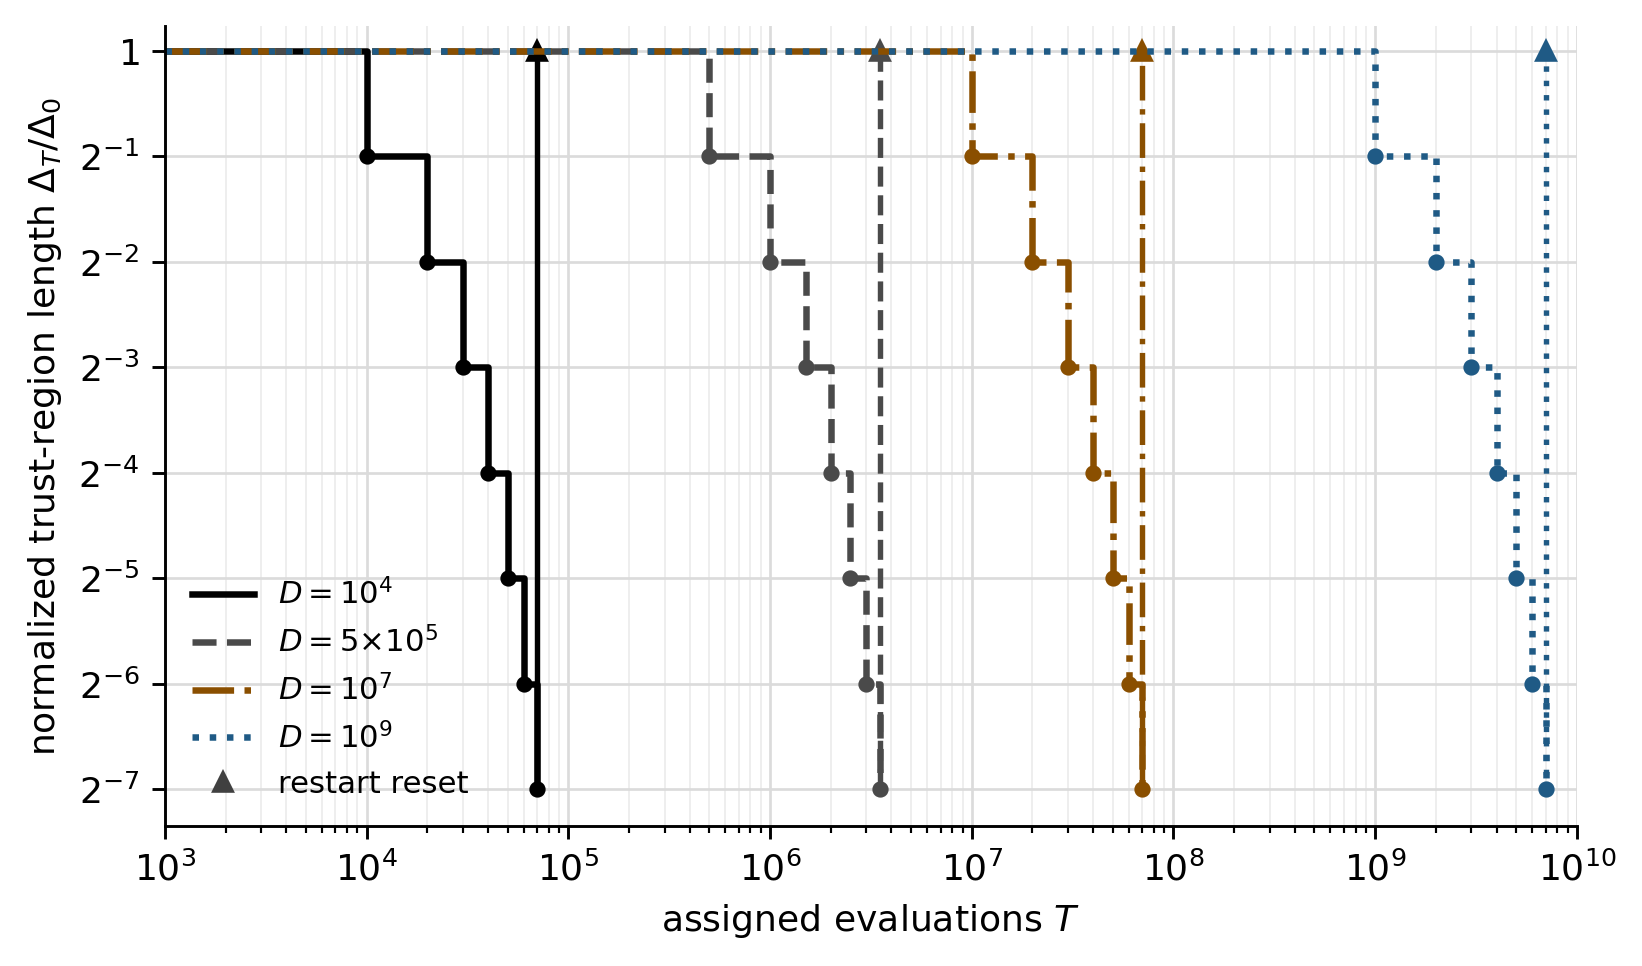

This figure's Python source:
"""Empirical all-failure TuRBO trust-region clock trace."""

from __future__ import annotations

import os
from pathlib import Path

os.environ.setdefault("MPLCONFIGDIR", "/private/tmp/yubo-matplotlib-cache")

import matplotlib

matplotlib.use("Agg")
import matplotlib.pyplot as plt
import numpy as np
from enn.turbo.config.turbo_tr_config import TurboTRConfig
from enn.turbo.turbo_trust_region import TurboTrustRegion


OUT = Path(__file__).with_suffix(".pdf")
OUT_PNG = Path(__file__).with_suffix(".png")
DIMS = (10_000, 500_000, 10_000_000, 1_000_000_000)
NUM_ARMS = 1
NUM_SHRINKS = 7


def _dim_label(num_dim: int) -> str:
    if num_dim == 10_000:
        return r"$D=10^4$"
    if num_dim == 500_000:
        return r"$D=5{\times}10^5$"
    if num_dim == 10_000_000:
        return r"$D=10^7$"
    if num_dim == 1_000_000_000:
        return r"$D=10^9$"
    return rf"$D={num_dim:g}$"


def failure_trace(num_dim: int) -> tuple[np.ndarray, np.ndarray, float]:
    """Return event-level trace and first restart time.

    The counter is advanced at event level so the diagnostic remains finite for
    D=1e9. The length update and restart predicate are the actual trust-region
    state transitions.
    """
    tr = TurboTrustRegion(TurboTRConfig(), num_dim)
    tr.validate_request(NUM_ARMS)
    if tr.failure_tolerance != num_dim:
        raise AssertionError((num_dim, tr.failure_tolerance))

    length0 = float(tr.length)
    x = [1_000.0]
    y = [1.0]
    assigned = 0

    for _ in range(NUM_SHRINKS):
        tr.failure_counter = tr.failure_tolerance - 1
        before = float(tr.length)
        tr._update_counters_and_length(improved=False)
        if not np.isclose(tr.length, 0.5 * before):
            raise AssertionError((num_dim, before, tr.length))
        assigned += tr.failure_tolerance
        x.append(assigned)
        y.append(float(tr.length) / length0)

    if not tr.needs_restart():
        raise AssertionError((num_dim, tr.length, tr.length_min))
    restart_at = float(assigned)
    tr.restart()
    if not np.isclose(tr.length / length0, 1.0):
        raise AssertionError((num_dim, tr.length, length0))

    return np.asarray(x, dtype=float), np.asarray(y, dtype=float), restart_at


def main() -> None:
    fig, ax = plt.subplots(figsize=(6.2, 3.6), constrained_layout=True)

    colors = ["#000000", "#4a4a4a", "#8a4f00", "#1f5a85"]
    linestyles = ["-", "--", "-.", ":"]

    for color, linestyle, num_dim in zip(colors, linestyles, DIMS):
        x, y, restart_at = failure_trace(num_dim)
        ax.step(
            x,
            y,
            where="post",
            color=color,
            linestyle=linestyle,
            linewidth=1.8,
            label=_dim_label(num_dim),
        )
        ax.plot(x[1:], y[1:], marker="o", linestyle="none", color=color, markersize=3.5)
        ax.vlines(restart_at, y[-1], 1.0, color=color, linestyle=linestyle, linewidth=1.5)
        ax.plot([restart_at], [1.0], marker="^", linestyle="none", color=color, markersize=5.0)

    ax.set_xscale("log")
    ax.set_yscale("log", base=2)
    ax.set_xlim(1_000, 10_000_000_000)
    ax.set_ylim(2 ** -7.35, 1.18)

    y_ticks = [2.0 ** (-k) for k in range(NUM_SHRINKS + 1)]
    y_labels = [r"$1$"] + [rf"$2^{{-{k}}}$" for k in range(1, NUM_SHRINKS + 1)]
    ax.set_yticks(y_ticks)
    ax.set_yticklabels(y_labels)

    ax.set_xlabel(r"assigned evaluations $T$")
    ax.set_ylabel(r"normalized trust-region length $\Delta_T/\Delta_0$")
    ax.plot([], [], marker="^", linestyle="none", color="0.25", markersize=5.0, label="restart reset")

    ax.grid(True, which="major", color="0.86", linewidth=0.75)
    ax.grid(True, which="minor", axis="x", color="0.92", linewidth=0.45)
    ax.legend(frameon=False, fontsize=8.5, loc="lower left")
    ax.spines["top"].set_visible(False)
    ax.spines["right"].set_visible(False)

    fig.savefig(OUT, bbox_inches="tight")
    fig.savefig(OUT_PNG, dpi=260, bbox_inches="tight")
    print(OUT)
    print(OUT_PNG)


if __name__ == "__main__":
    main()
